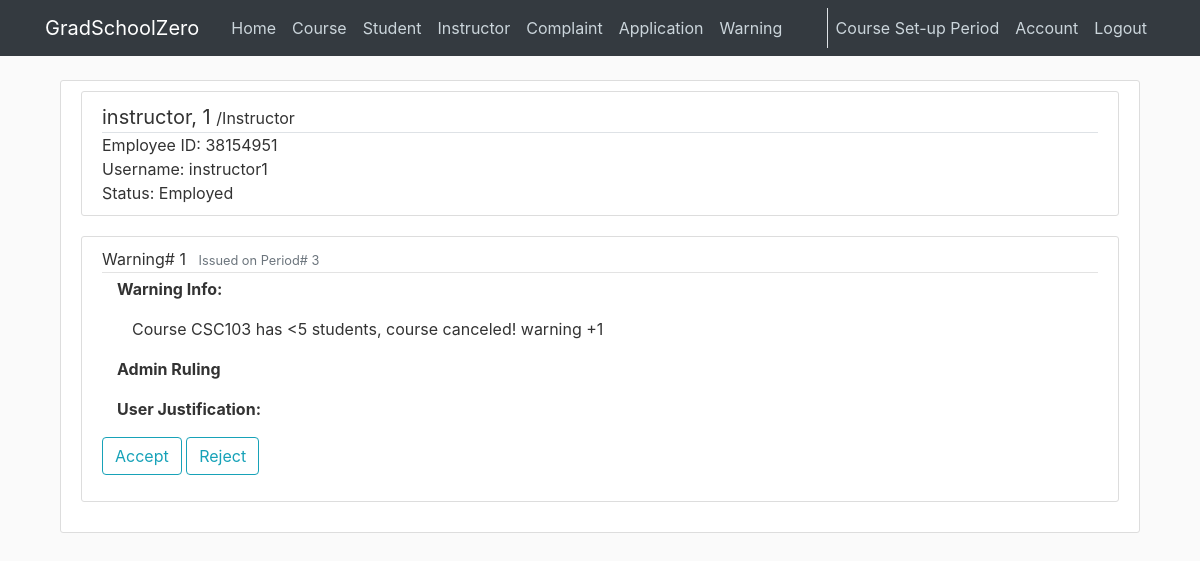
Page /warning/38154951/1 (signed in) on the committed database.
### cunyzero/models.py (models this page shows, shortened)
class Period(db.Model):#set-up, registration, running, or grading period
    id = db.Column(db.Integer, primary_key=True)
    period = db.Column(db.Integer, nullable = False, default=0)#periods passed
    def getPeriodName(self):# returns set-up, registration, running, or grading period
        remainder = self.period % 4
        if remainder==0:
            return "Course Set-up Period"

class Instructor(db.Model):
    ownerId = db.Column(db.Integer, primary_key=True)
    status = db.Column(db.String(20), default='Employed')#fired, suspended, etc.
    firstname = db.Column(db.String(30), nullable=False)
    lastname = db.Column(db.String(30), nullable=False)
    warning = db.Column(db.Integer, nullable = False, default=0)
    user = db.relationship('User', backref='instructorOwner', lazy=True)
    warnings = db.relationship('Warning', backref='targetInstructor', lazy=True)
    courses = db.relationship('Course', backref='instructor', lazy=True)

class User(db.Model, UserMixin):
    id = db.Column(db.Integer, primary_key=True)
    username = db.Column(db.String(20), unique=True, nullable=False)
    image_file = db.Column(db.String(20), nullable=False, default='default.jpg')
    password = db.Column(db.String(60), nullable=False)
    role = db.Column(db.String(30), nullable=False, default='Visitor')
    ownerId = db.Column(db.Integer, db.ForeignKey('visitor.ownerId'), db.ForeignKey('admin.ownerId'), db.ForeignKey('student.ownerId'), db.ForeignKey('instructor.ownerId'))
    def getPeriodName(self):
        return Period.query.all()[0].getPeriodName()

class Warning(db.Model):
    id = db.Column(db.Integer, primary_key=True)
    userId = db.Column(db.Integer, db.ForeignKey('student.ownerId'), db.ForeignKey('instructor.ownerId'), nullable=False)
    message = db.Column(db.Text, nullable=False, default='')
    semesterWarned = db.Column(db.Integer, nullable=False, default=0)# period/semester warning was sent
    justification = db.Column(db.Text, nullable=False, default='')# if null then admin dont need to process it
    result = db.Column(db.Text, nullable=False, default='') # if result=='' warning is not yet processed, else has the processed result

### cunyzero/routes.py (the view)
@app.route('/warning/<int:userId>/<int:warningId>', methods=['GET', 'POST'])
def warning_page(userId, warningId):# show specific warning
    if current_user.role!='Admin':
        if (current_user.role!='Student' and current_user.role!='Instructor') or (userId != current_user.ownerId):
            return redirect(url_for('home'))
    form = JustifyWarningForm()
    user = User.query.filter_by(ownerId=userId).first()
    owner = (user.studentOwner if user.role=='Student' else user.instructorOwner)
    warning = Warning.query.filter_by(id=warningId, userId=userId).first()
    program = (Program.query.filter_by(id=owner.programId).first() if user.role=='Student' else None)
    if form.validate_on_submit():
        if current_user.role=='Admin':
            if warning.result == '':
                if form.accept.data:
                    if warning.message=="Review has >=3 Taboo Words, Warning +2":#special case hard code
                        warning.result = "Justification Accepted, Warning -2"
                        owner.warning-=2
                    else:
                        warning.result = "Justification Accepted, Warning -1"
                        owner.warning-=1
                    flash("Justification Accepted",'success')
                elif form.reject.data:
                    warning.result = "Justification Rejected"
                    flash("Justification Rejected",'success')
            else:
                flash("Already Processed",'danger')
            db.session.commit()
            return redirect(url_for('review_warning_page'))
        else:
            warning.justification=form.justification.data
            flash("Justification Updated",'success')
            db.session.commit()
            return redirect(url_for('user_warning_page',userId=userId))
    elif request.method=='GET':
        form.justification.data = warning.justification
    return render_template("review-warning.html", form=form, warning=warning, owner=owner, user=user, program=program)

### cunyzero/forms.py
class JustifyWarningForm(FlaskForm):
    justification = TextAreaField('Provide Justification')
    provideJustification = SubmitField('Update')
    accept = SubmitField('Accept')
    reject = SubmitField('Reject')

### cunyzero/models.py (called while the page is built)
@login_manager.user_loader
def load_user(user_id):
    return User.query.get(int(user_id))

### cunyzero/templates/review-warning.html (shortened to what this page needs)
{% extends 'layout.html' %}
{% block content %}
<div class="container">
    <div class="content-section">
        <div class="media content-section">
            <div class="media-body" style="position: relative">
                <div class="lead border-bottom">
                    <strong>{{ owner.firstname }}, {{ owner.lastname }}</strong>
                    <small>/{{ user.role }}</small>
                </div>
                <div>Employee ID: {{ owner.ownerId }}</div>
                <div>Username: {{ user.username }}</div>
                <div>Status: {{ owner.status }}</div>
            </div>
        </div>
    <div class="content-section">
        <article>
            <div class="media-body">
              <div class="article-metadata">
                <a class="mr-2" >Warning# {{warning.id}}</a>
                <small class="text-muted">Issued on Period# {{warning.semesterWarned}}</small>
              </div>
                <div class="container">
                    <strong><p class="article-content">Warning Info: </p></strong>
                    <div class=container><p class="article-content">{{warning.message}}</p></div>
                    <strong><p>Admin Ruling</p></strong>
                </div>
              </div>
          </article>
          <form method="POST", action="">
            <fieldset class="form-group">
                <div class="form-group col-md-3">
                    {% if current_user.role != 'Admin' %}
                    <strong>{{ form.justification.label(class="form-control-label") }}</strong>
                        {% if form.justification.errors %}
                            {{ form.justification(class="form-control form-control-lg is-invalid") }}
                            <div class="invalid-feedback">
                                {% for error in form.justification.errors %}
                                    <span>{{ error }}</span>
                                {% endfor%}
                            </div>
                        {% else %}
                            {{ form.justification(class="form-control form-control-lg") }}
                        {% endif %}
                    {% else %}
                    <strong><p class="article-content">User Justification: </p></strong>
                    {% endif %}
                </div>
                {% if current_user.role == 'Admin' %}
                <div class="form-group mb-0">
                    {{ form.accept(class="btn btn-outline-info") }}
                    {{ form.reject(class="btn btn-outline-info") }}
                </div>
                {% else %}
                <div class="form-group mb-0">
                    {{ form.provideJustification(class="btn btn-outline-info") }}
                </div>
                {% endif %}
            </fieldset>
        </form>
    </div>
</div>
{% endblock content %}

### cunyzero/templates/layout.html (shortened to what this page needs)
<!DOCTYPE html>
<html lang="en">
<head>
    <link rel="stylesheet" href="https://maxcdn.bootstrapcdn.com/bootstrap/4.0.0/css/bootstrap.min.css">
    <link rel="stylesheet" type="text/css" href="{{ url_for('static', filename='main.css') }}">
    <link rel="stylesheet" type="text/css" href="{{ url_for('static', filename='uicons-regular-rounded.css') }}">
</head>
<body id="bootstrap-overrides">
    <header class="site-header">
        <nav class="navbar navbar-expand-md navbar-dark bg-dark fixed-top">
            <div class="container">
                <a class="navbar-brand mr-4" href="/">GradSchoolZero</a>
                <div class="collapse navbar-collapse" id="navbarToggle">
                    <div class="navbar-nav mr-auto">
                        <a class="nav-item nav-link" href="{{ url_for('home') }}">Home</a>
                        {% if current_user.is_authenticated %}
                            {% if current_user.role == 'Visitor' %}
                                <a class="nav-item nav-link" href="{{ url_for('course_manage') }}">Course</a>
                                <a class="nav-item nav-link" href="{{ url_for('instructor_manage') }}">Instructor</a>
                            {% elif current_user.role == 'Admin' %}
                                <a class="nav-item nav-link" href="{{ url_for('course_manage') }}">Course</a>
                                <a class="nav-item nav-link" href="{{ url_for('student_manage') }}">Student</a>
                                <a class="nav-item nav-link" href="{{ url_for('instructor_manage') }}">Instructor</a>
                                <a class="nav-item nav-link" href="{{ url_for('complaint_manage') }}">Complaint</a>
                                <a class="nav-item nav-link" href="{{ url_for('application_manage') }}">Application</a>
                                <a class="nav-item nav-link" href="{{ url_for('review_warning_page') }}">Warning</a>
                            {% endif %}
                        {% endif %}
                    </div>
                    <div class="border-left navbar-nav">
                        {% if current_user.is_authenticated %}
                            {% if current_user.role == 'Visitor' %}
                                <a class="nav-item nav-link" href="{{ url_for('enrollment_application') }}">Enrollment</a>
                                <a class="nav-item nav-link" href="{{ url_for('logout') }}">Logout</a>
                            {% else %}
                                {% if current_user.role == "Admin" %}
                                    <a class="nav-item nav-link" href="{{ url_for('change_period') }}">{{current_user.getPeriodName()}}</a>
                                {% else %}
                                     <a class="nav-item nav-link">{{current_user.getPeriodName()}}</a>
                                {% endif %}
                                <a class="nav-item nav-link" href="{{ url_for('account') }}">Account</a>
                                <a class="nav-item nav-link" href="{{ url_for('logout') }}">Logout</a>
                            {% endif %}
                        {% else %}
                            <a class="nav-item nav-link" href="{{ url_for('login') }}">Login</a>
                            <a class="nav-item nav-link" href="{{ url_for('register') }}">Register</a>
                        {% endif %}
                    </div>
                </div>
            </div>
        </nav>
    </header>
    <main role="main" class="container">
        <div class="row">
            <div class="col-md-12">
                {% block content %}{% endblock %}
            </div>
        </div>
    </main>
</body>
</html>

### cunyzero/static/main.css (style rules this page uses)
body { background: #fafafa; color: #333333; margin-top: 5rem; }
.site-header .navbar-nav .nav-link { color: #cbd5db; }
.content-section { background: #ffffff; padding: 10px 20px; border: 1px solid #dddddd; border-radius: 3px; margin-bottom: 20px; }
.article-content { white-space: pre-line; }
.article-metadata { padding-bottom: 1px; margin-bottom: 4px; border-bottom: 1px solid #e3e3e3 }

### rows in the picture
Period: getPeriodName "Course Set-up Period"
Instructor: firstname "instructor", lastname "1", ownerId "38154951", status "Employed"
User: role "Instructor", username "instructor1"
Warning: id "1", semesterWarned "3", message "Course CSC103 has <5 students, course canceled! warning +1"
